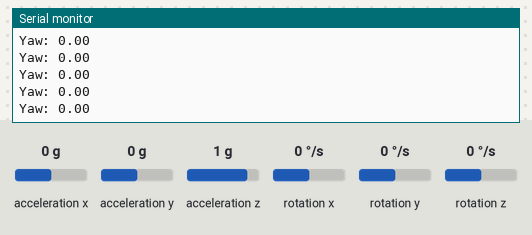
Bench run of a sketch on a simulated Arduino Uno, built with avr-gcc and run on an emulated ATmega328P. On the bench: the last lines printed to the serial monitor. Wiring (inferred from the names in the program): MPU-6050 motion sensor at I2C address 0x68. Inputs (shaded band) come from the test bench; at power-on: rotation z 0 °/s, acceleration x 0 g, acceleration y 0 g, acceleration z 1 g, rotation x 0 °/s, rotation y 0 °/s.

Above: at 1.3 s.
1.4 s: rotation z set to -192 °/s
At 1.44 s:
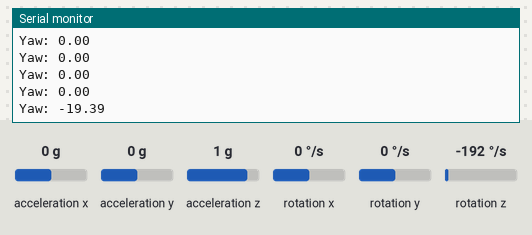
4.4 s: rotation z set to -100 °/s
At 4.4 s:
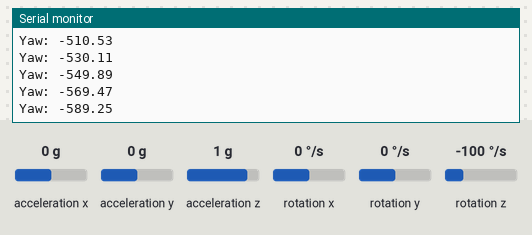
Timing chart, 0 to 7.4 s (numbered marks = the images above; inputs shaded):
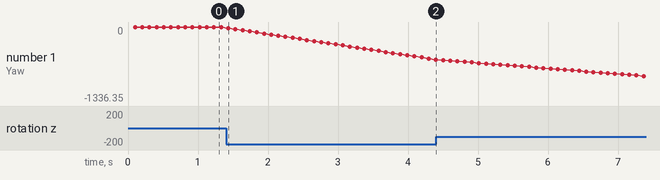

The sketch:

Every-step-counts.ino
```cpp
#include <Wire.h>

// MPU6050 I2C address
const int MPU6050_ADDR = 0x68;

// MPU6050 registers
const int PWR_MGMT_1 = 0x6B;
const int ACCEL_XOUT_H = 0x3B;
const int GYRO_XOUT_H = 0x43;

int accelX, accelY, accelZ;
int gyroX, gyroY, gyroZ;
float yaw = 0.0;

const float GYRO_SENSITIVITY = 131.0;   //sensitivity scale factor for the gyroscope assuming the gyroscope is operating in the default ±250°/s range

unsigned long previousTime = 0;

void setup() {
    Wire.begin();
    Serial.begin(9600);

    // Wake up the MPU6050
    Wire.beginTransmission(MPU6050_ADDR);
    Wire.write(PWR_MGMT_1);
    Wire.write(0x00);
    Wire.endTransmission();

    delay(100);
}

void loop() {
    unsigned long currentTime = millis();
    float elapsedTime = (currentTime - previousTime) / 1000.0; // Time in seconds
    previousTime = currentTime;

    // Read raw accelerometer and gyroscope data
    readMPU6050();

    // Convert gyroscope raw data to degrees per second
    float gyroZ_dps = gyroZ / GYRO_SENSITIVITY;


    yaw += gyroZ_dps * elapsedTime;

    // Print the yaw angle
    Serial.print("Yaw: ");
    Serial.println(yaw);

    delay(100);
}

void readMPU6050() {

    Wire.beginTransmission(MPU6050_ADDR);
    Wire.write(ACCEL_XOUT_H);
    Wire.endTransmission(false);
    Wire.requestFrom(MPU6050_ADDR, 14, true);

    accelX = (Wire.read() << 8 | Wire.read());
    accelY = (Wire.read() << 8 | Wire.read());
    accelZ = (Wire.read() << 8 | Wire.read());


    Wire.read();
    Wire.read();

    gyroX = (Wire.read() << 8 | Wire.read());
    gyroY = (Wire.read() << 8 | Wire.read());
    gyroZ = (Wire.read() << 8 | Wire.read());
}
```

Measured:
- after the input at 1.4 s, the serial monitor: prints a new line at once (image 1)
- plotted number 1: 0 → -589.25 after the input at 1.4 s
